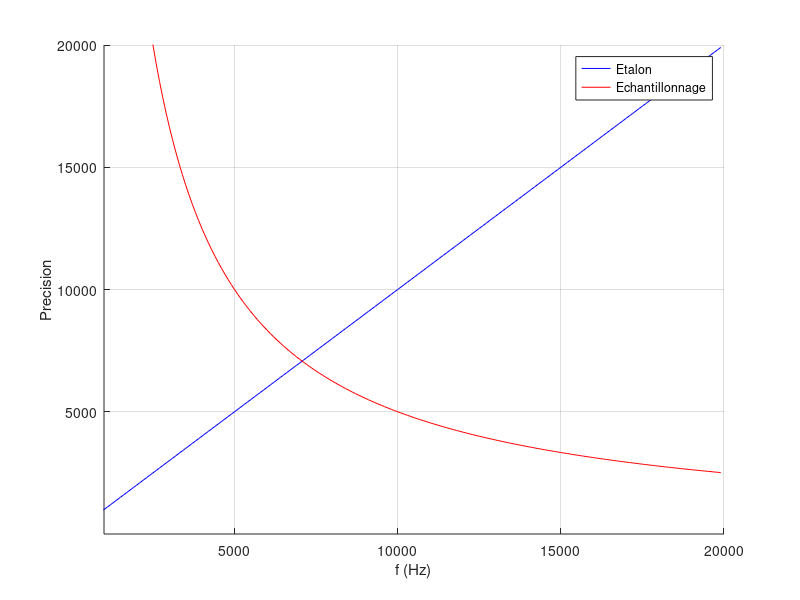

Here is the MATLAB script that generated this plot: (Note: this script raises an error after producing the figure.)
close all;
clear all;

f=1:100:20000;
ech=50*10^6.*(1./f);
hold on
plot(f,f,'color','blue')
plot(f,ech,'color','red')

xlabel('f (Hz)')
ylabel('Precision')
legend('Etalon','Echantillonnage')
axis([1000 20000 1 20000])
grid on
hold off


A= importdata('mesure_erreur.txt',' ',1);
x=A.data(:,1); %1 iere col
erreur=A.data(:,2);
pourc=((x-erreur)./x)*100;
lissage=smooth(pourc,.2);
figure
semilogx(x,pourc,'o','color','red')
hold on
xlabel('f (Hz)')
ylabel('Erreur (%)')
legend('Erreur')
hold off